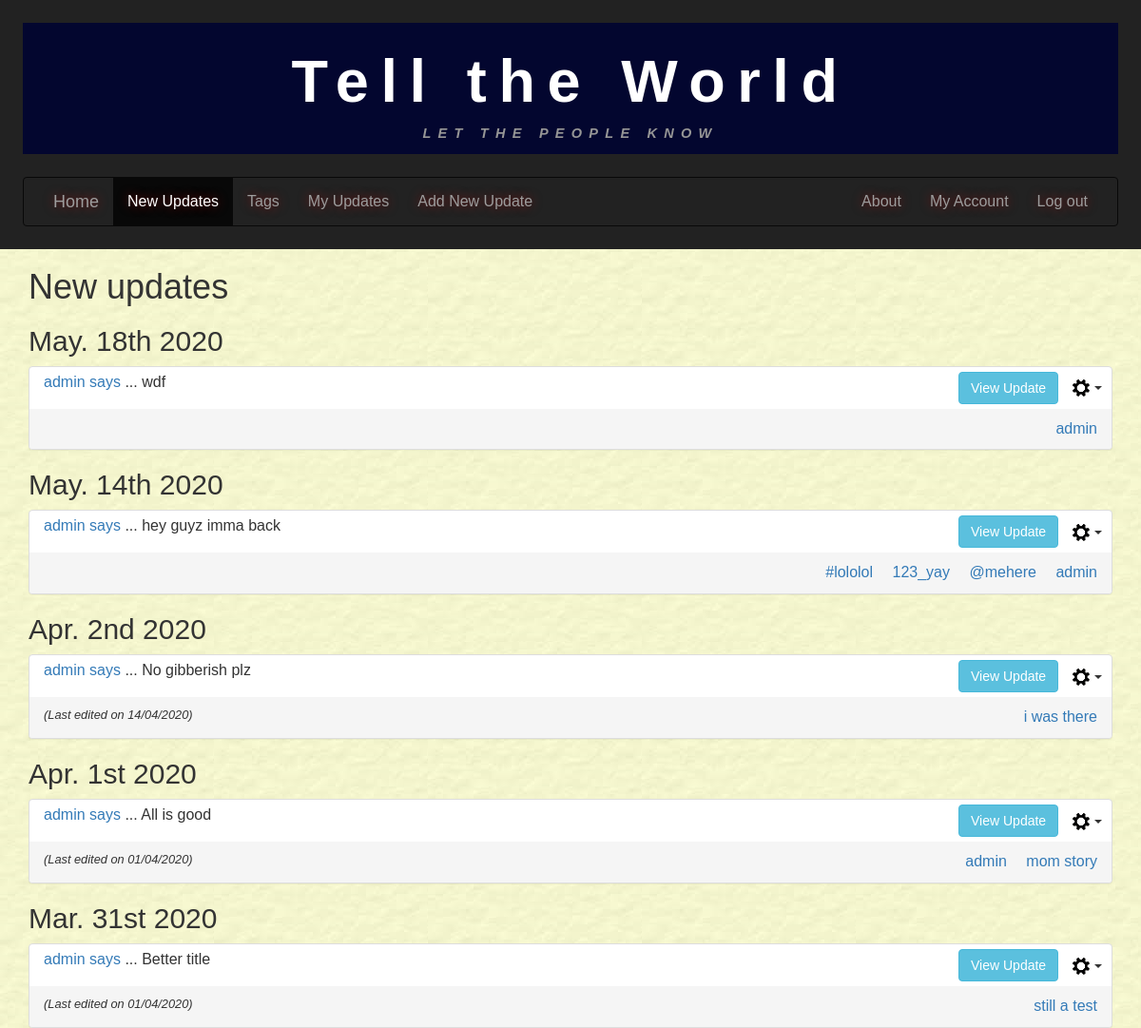
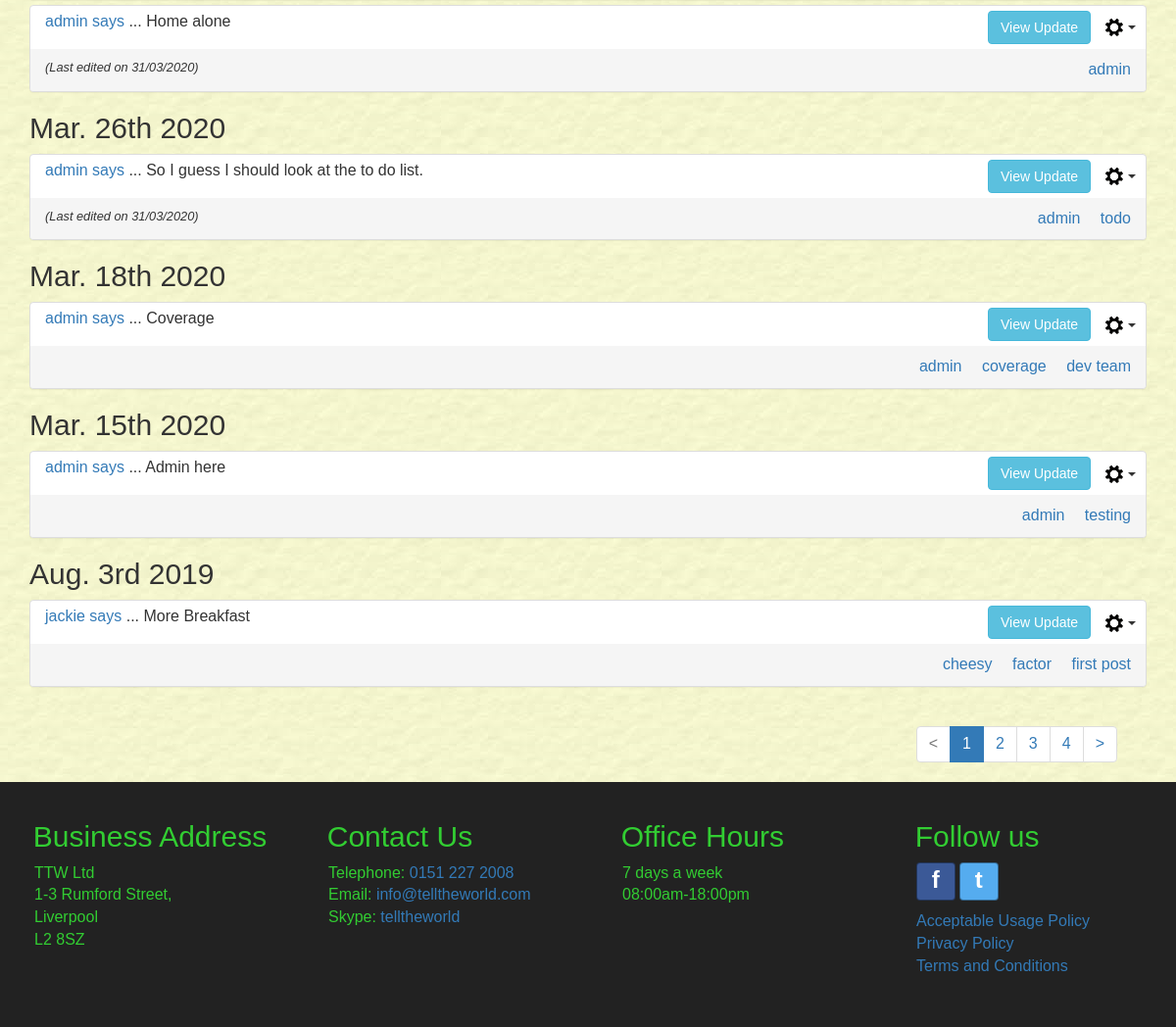
The page /newupdates/ (signed in) on the database as committed earlier (2 pictures, top to bottom).
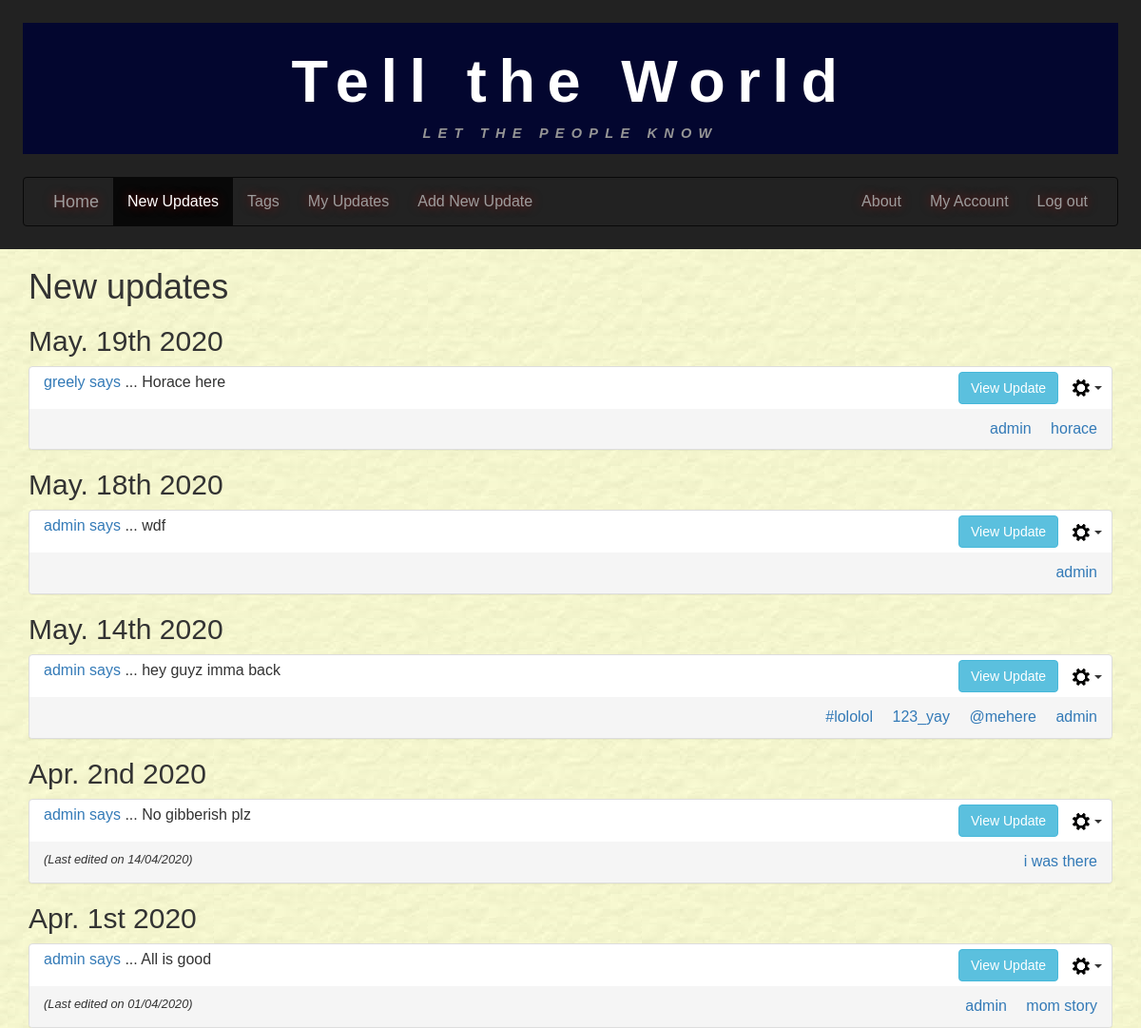
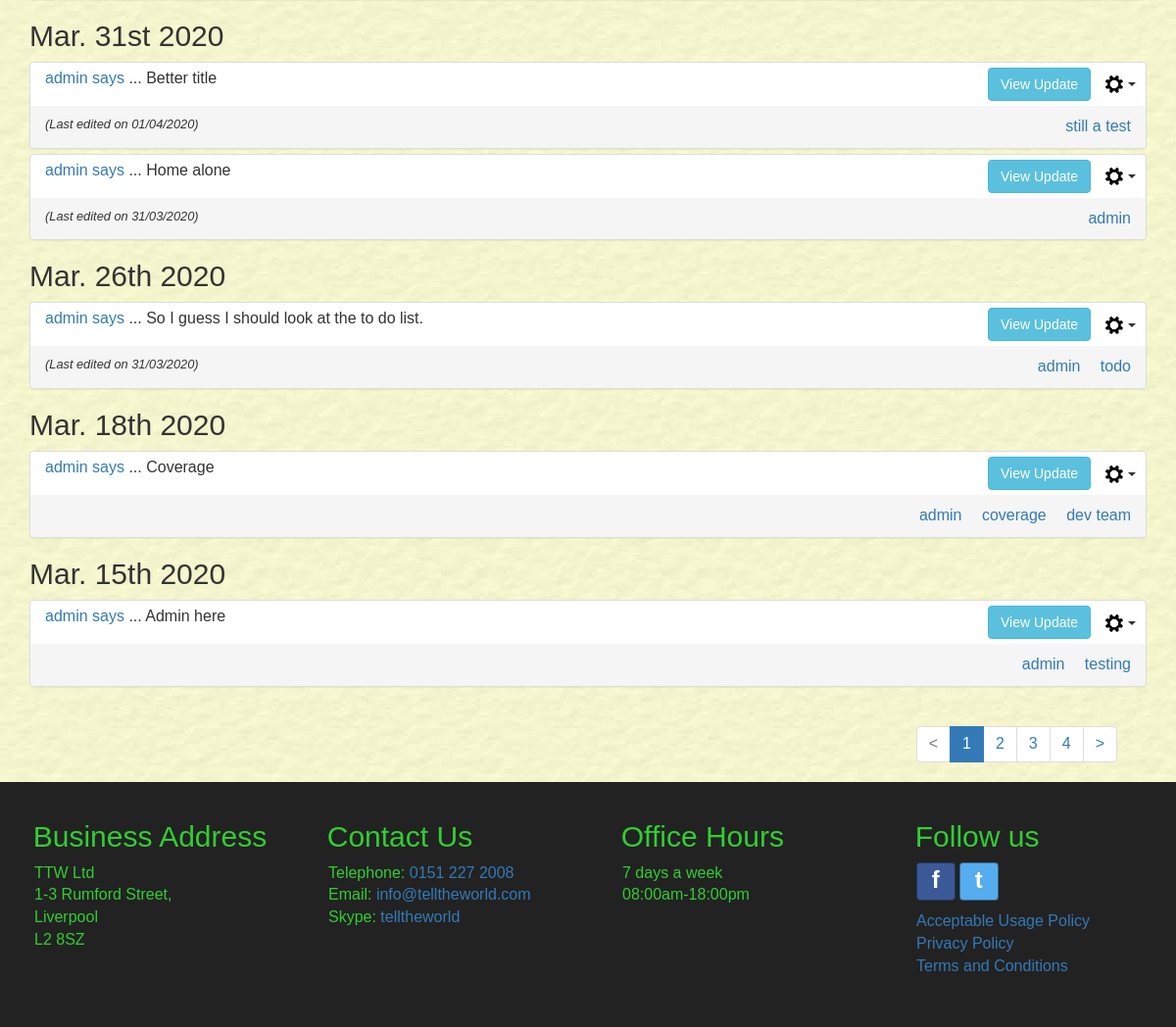
The same page on the database as committed later (2 pictures, top to bottom).
### tellings/models.py (models this page shows, shortened)
class UserPost(models.Model):
    postID = models.AutoField(primary_key=True, db_column='postID')
    user = models.ForeignKey(settings.AUTH_USER_MODEL, on_delete=models.CASCADE,
                             db_column='user')
    dateOfPost = models.DateTimeField()
    postTitle = models.CharField(max_length=35)
    postText = models.CharField(max_length=255)
    dateOfEdit = models.DateTimeField(null=True, blank=True)
    @property
    def post_tags(self):
        tagmaps = Tagmap.objects.filter(postID=self.postID)
        tagList = sorted([tag.tagID.tagName for tag in tagmaps])
        return tagList
    class Meta:
        verbose_name = "UserPost"
        verbose_name_plural = "UserPosts"

class Tag(models.Model):
    tagID = models.AutoField(primary_key=True, db_column='tagID')
    tagName = models.CharField(max_length=15)
    class Meta:
        ordering = ['tagName']
        verbose_name = "Tag"
        verbose_name_plural = "Tags"

### tellings/views.py (the view, shortened to what this page needs)
# urls.py: path('newupdates/', NewUpdatesListView.as_view(), name='newupdates'),
class NewUpdatesListView(LoginRequiredMixin, generic.ListView):
    model = UserPost
    template_name = "tellings/newupdates_list.html"
    paginate_by = 10
    http_method_names = ['get']
    def blockedUsers(self):
        current_user = self.request.user
        blockedUsers = BlockedUser.objects.filter(blockedBy=current_user)
        return [blocked.blockedUser for blocked in blockedUsers]
    def userBlockedBy(self):
        current_user = self.request.user
        blockedBy = BlockedUser.objects.filter(blockedUser=current_user)
        return [blocked.blockedBy for blocked in blockedBy]
    def hiddenPosts(self):
        current_user = self.request.user
        hiddenPosts = HiddenPost.objects.filter(hideFrom=current_user)
        return [hidden.postID.postID for hidden in hiddenPosts]
    def posts_filtered_by_blocked(self):
        blockedUsers = self.blockedUsers()
        blockedBy = self.userBlockedBy()
        blockedList = list(set().union(blockedUsers, blockedBy))
        hiddenPosts = self.hiddenPosts()
        if blockedList:
            return UserPost.objects.exclude(user__in=blockedList).exclude(postID__in=hiddenPosts).order_by('-dateOfPost')
        else:
            return UserPost.objects.exclude(postID__in=hiddenPosts).order_by('-dateOfPost')
    def get_queryset(self):
        tagName_val = False
        username_val = False
        if 'tagName' in self.request.GET:
            tagName_val = self.request.GET.get('tagName', False)
            if not Tag.objects.filter(tagName=tagName_val).exists():
                return self.posts_filtered_by_blocked()
        if tagName_val:
            tag = Tag.objects.get(tagName=tagName_val)
            tagmaps = Tagmap.objects.filter(tagID=tag)
            postList = [tm.postID.postID for tm in tagmaps]
            filteredPosts = self.posts_filtered_by_blocked()
            if username_val:
                return filteredPosts.filter(postID__in=postList, user=user_id).order_by('-dateOfPost')
            else:
                return filteredPosts.filter(postID__in=postList).order_by('-dateOfPost')
        elif username_val:
            hiddenPosts = self.hiddenPosts()
            return UserPost.objects.filter(user=user_id).exclude(postID__in=hiddenPosts).order_by('-dateOfPost')
        else:
            return self.posts_filtered_by_blocked()
    def get_context_data(self, **kwargs):
        context = super(NewUpdatesListView, self).get_context_data(**kwargs)
        current_username = self.request.user.username
        if 'tagName' in self.request.GET:
            context['tagName'] = self.request.GET.get('tagName', '')
        if 'userName' in self.request.GET:
            context['userName'] = self.request.GET.get('userName', '')
        context['current_username'] = current_username
        return context

### tellings/templatetags/my_tags.py (called while the page is built)
@register.simple_tag(takes_context=True)
def param_replace(context, **kwargs):
    d = context['request'].GET.copy()
    for k, v in kwargs.items():
        d[k] = v
    for k in [k for k, v in d.items() if not v]:
        del d[k]
    return d.urlencode()

### tellings/templates/tellings/newupdates_list.html (shortened to what this page needs)
{% extends 'tellings/base.html' %}
{% block content %}
  <div class="container-fluid main-content">
    <main class="container allUserUpdates" id="userUpdates">
      <header>
        <h1>New updates</h1>
      </header>
      {% if userpost_list %}
      {% load static %}
      {% regroup userpost_list by dateOfPost|date:"M. jS Y" as ordered_post_list  %}
      {% for mypost in ordered_post_list %}
      <article>
        <h2>{{ mypost.grouper }}</h2>
        <div class="panel-group">
        {% for item in mypost.list %}
          <div class="panel panel-default" id="panel_post_{{ item.postID }}">
            <div class="panel-header">
              <div class="col-sm-8 panel-postTitle">
                <p><a href="{% url 'tellings:newupdates' %}?userName={{ item.user }}" name="{{ item.user }}">
                    {{ item.user }} says</a> ... <span id="postTitle_{{ item.postID }}">{{ item.postTitle }}</span></p>
              </div>
              <div class="col-sm-4 align-panel-text-right">
                <button class="btn btn-info collapse_btn view_update_btn" data-toggle="collapse"
                        data-target="#collapse{{ item.postID }}">View Update</button>
                  <div class="btn-group">
                    <button type="button" class="btn dropdown-toggle post-cog-btn" data-toggle="dropdown" aria-haspopup="true" aria-expanded="false">
                      <img src="{% static 'tellings/imgs/settings_cog.png' %}" alt="">
                      <span class = "caret"></span>
                    </button>
                  </div>
              </div>
            </div>
            <div class="panel-footer align_between">
              <span class="align-panel-footer-text-left last-edited-text">
                {% if item.dateOfEdit %}
                (Last edited on {{ item.dateOfEdit|date:"d/m/Y" }})
                {% else %}
                &nbsp;
                {% endif %}
              </span>
              <span class="align-panel-footer-text-right">
                {% for tag in item.post_tags %}
                <a class="tagLink" href="{% url 'tellings:newupdates' %}?tagName={{ tag }}" name="{{ tag }}">{{ tag }}</a>
                {% endfor %}
              </span>
            </div>
          </div>
        {% endfor %}
        </div>
      </article>
      {% endfor %}
      {% else %}
      <div class="row white-inner-container">
        <p>No results found.</p>
      </div>
      {% endif %}
    </main>
  </div>
{% endblock %}

Rows that differ between the two databases and show on the page:
no longer on this page (row unchanged): UserPost: user "jackie", postTitle "More Breakfast", shown under "Aug. 3rd 2019"
no longer on this page (row unchanged): Tag: post_tags "cheesy"
no longer on this page (row unchanged): Tag: post_tags "factor"
no longer on this page (row unchanged): Tag: post_tags "first post"
added UserPost: user "greely", postTitle "Horace here", post_tags "admin", shown under "May. 19th 2020"
added Tag: post_tags "horace"
Other text that changed with them:
new list line: "May. 19th 2020"
list line gone: "Aug. 3rd 2019"
